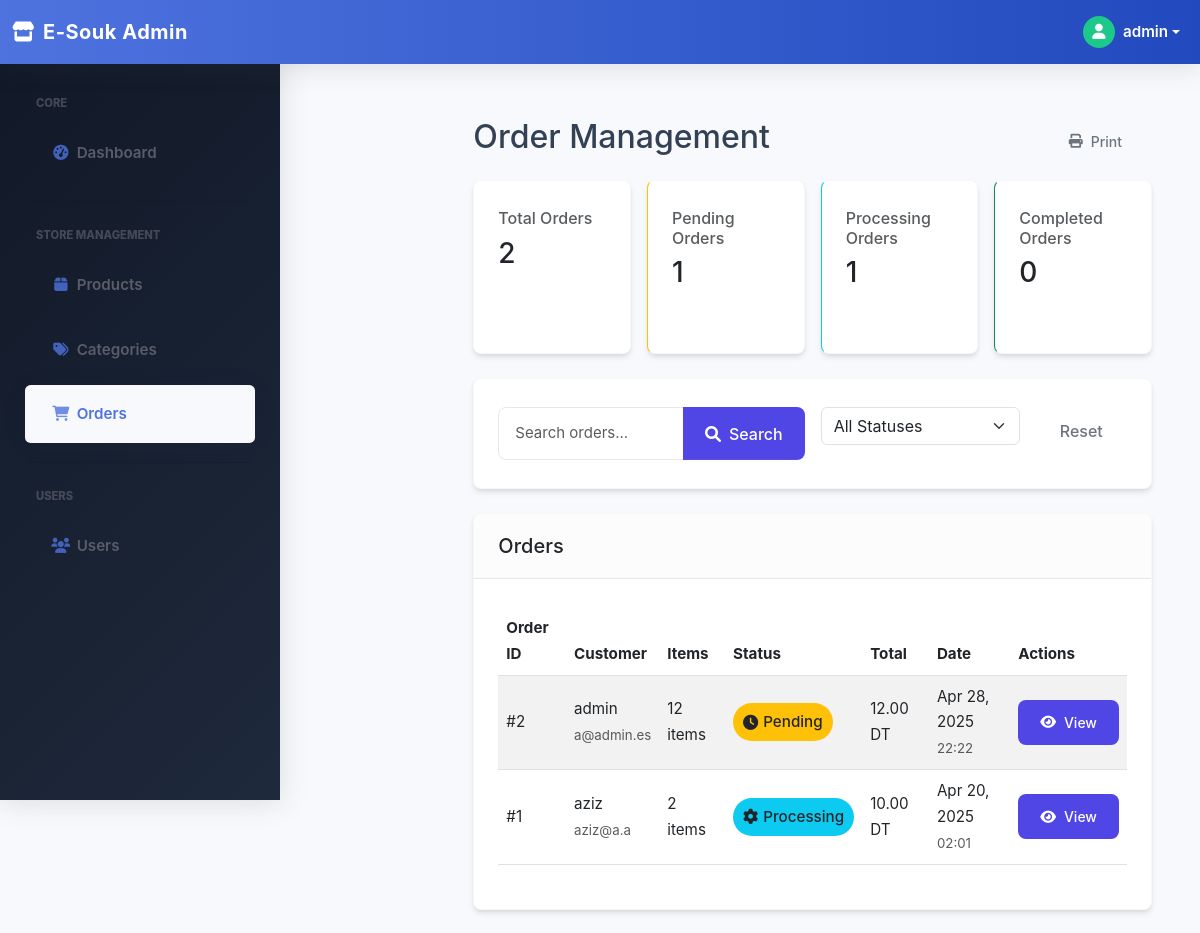
The page /admin/orders.php?order_id=1 (signed in, upper part) on the database as committed earlier.
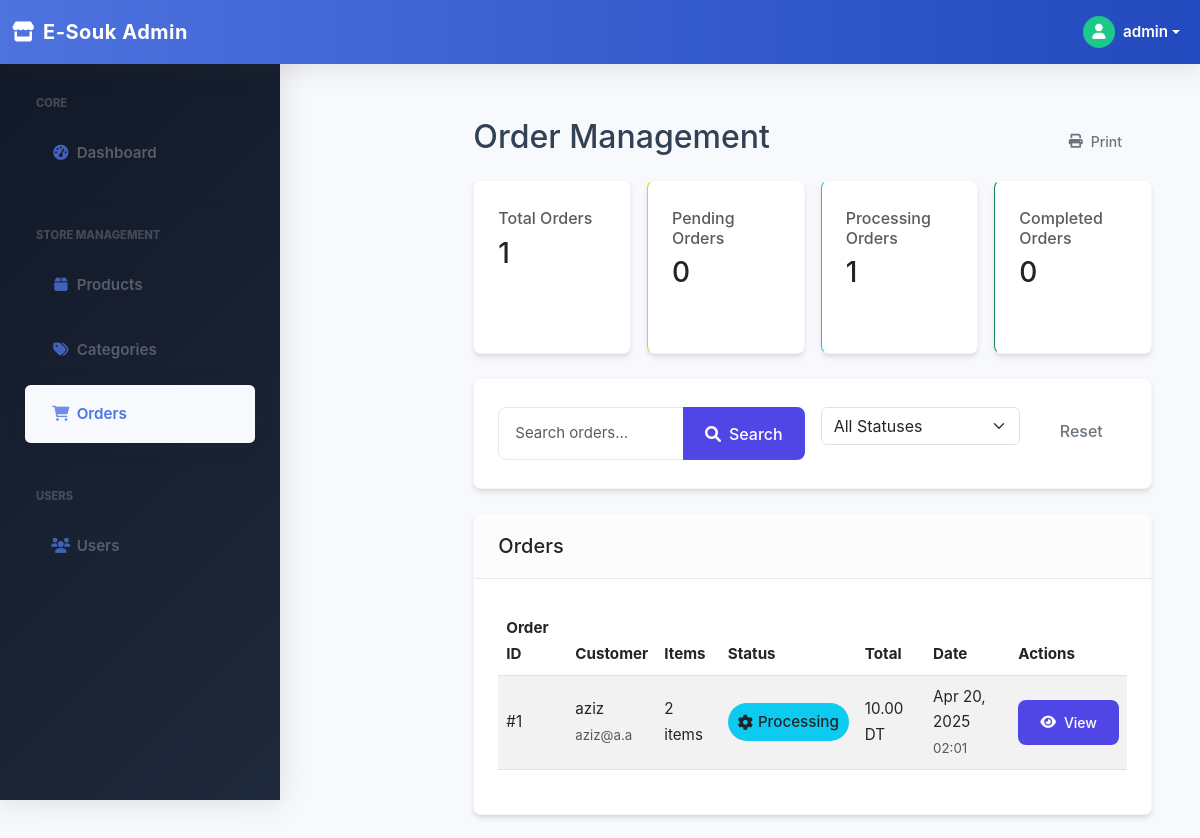
The same page on the database as committed later.
### tables this page shows
CREATE TABLE `orders` (
  `id_order` int NOT NULL AUTO_INCREMENT,
  `user_id` int NOT NULL,
  `order_date` datetime DEFAULT CURRENT_TIMESTAMP,
  `total_price` decimal(10,2) DEFAULT NULL,
  `status` varchar(50) DEFAULT 'Pending',
  PRIMARY KEY (`id_order`),
  KEY `user_id` (`user_id`),
  CONSTRAINT `orders_ibfk_1` FOREIGN KEY (`user_id`) REFERENCES `user` (`id_user`) ON DELETE CASCADE
);

CREATE TABLE `user` (
  `id_user` int NOT NULL AUTO_INCREMENT,
  `name` varchar(100) NOT NULL,
  `email` varchar(100) NOT NULL,
  `password` varchar(255) NOT NULL,
  `role` enum('admin','customer') NOT NULL DEFAULT 'customer',
  `address` varchar(255) DEFAULT NULL,
  `phone` varchar(20) DEFAULT NULL,
  `created_at` datetime DEFAULT CURRENT_TIMESTAMP,
  PRIMARY KEY (`id_user`),
  UNIQUE KEY `email` (`email`)
);

### admin/orders.php (the view, shortened to what the changed rows need)
<?php
$db = Database::getInstance();
$page = isset($_GET['page']) ? intval($_GET['page']) : 1;
$limit = 10;
$offset = ($page - 1) * $limit;
$search = isset($_GET['search']) ? $_GET['search'] : '';
$status_filter = isset($_GET['status']) ? $_GET['status'] : '';
$where_conditions = [];
$params = [];
$where_clause = !empty($where_conditions) ? "WHERE " . implode(" AND ", $where_conditions) : "";
try {
    $count_sql = "
        SELECT COUNT(*) as total
        FROM orders o
        JOIN user u ON o.user_id = u.id_user
        $where_clause
    ";
    $count_stmt = $db->prepare($count_sql);
    $count_stmt->execute($params);
    $total_orders = $count_stmt->fetch(PDO::FETCH_ASSOC)['total'];
} catch (PDOException $e) {
    $error_message = "Error counting orders: " . $e->getMessage();
    $total_orders = 0;
    $total_pages = 1;
}
try {
    $orders_sql = "
        SELECT o.id_order as order_id, o.status, o.total_price, o.order_date, u.name as customer_name,
               u.email, COUNT(op.product_id) as item_count, SUM(op.quantity) as total_items
        FROM orders o
        JOIN user u ON o.user_id = u.id_user
        LEFT JOIN order_product op ON o.id_order = op.order_id
        $where_clause
        GROUP BY o.id_order
        ORDER BY o.order_date DESC
        LIMIT $limit OFFSET $offset
    ";
    $orders_stmt = $db->prepare($orders_sql);
    $orders_stmt->execute($params);
    $orders = $orders_stmt->fetchAll(PDO::FETCH_ASSOC);
} catch (PDOException $e) {
    $error_message = "Error retrieving orders: " . $e->getMessage();
    $orders = [];
}
?>
<!DOCTYPE html>
<html lang="en">
<head>
    <link href="https://cdn.jsdelivr.net/npm/bootstrap@5.3.0/dist/css/bootstrap.min.css" rel="stylesheet">
    <link rel="stylesheet" href="https://cdnjs.cloudflare.com/ajax/libs/font-awesome/6.4.0/css/all.min.css">
    <link rel="stylesheet" href="./css/admin.css" />
</head>
<body>
    <div class="container-fluid">
        <div class="row">
            <?php include 'includes/header.php'; ?>
            <main class="col-md-9 ms-sm-auto col-lg-10 px-md-4 py-4">
                <div class="d-flex justify-content-between flex-wrap flex-md-nowrap align-items-center mb-3">
                    <h1 class="h2">Order Management</h1>
                </div>
                <div class="row g-3 mb-4">
                    <div class="col-md-3">
                        <div class="card order-summary-card h-100">
                            <div class="card-body">
                                <h6 class="text-muted">Total Orders</h6>
                                <h3><?php echo $total_orders; ?></h3>
                            </div>
                        </div>
                    </div>
                    <?php
                    $status_counts = [
                        'Pending' => 0,
                        'Processing' => 0,
                        'Shipped' => 0,
                        'Completed' => 0,
                        'Cancelled' => 0
                    ];
                    try {
                        $status_stmt = $db->query("SELECT status, COUNT(*) as count FROM orders GROUP BY status");
                        while ($row = $status_stmt->fetch(PDO::FETCH_ASSOC)) {
                            if (isset($status_counts[$row['status']])) {
                                $status_counts[$row['status']] = $row['count'];
                            }
                        }
                    } catch (PDOException $e) {
                    }
                    ?>
                    <div class="col-md-3">
                        <div class="card order-summary-card h-100" style="border-left-color: #ffc107;">
                            <div class="card-body">
                                <h6 class="text-muted">Pending Orders</h6>
                                <h3><?php echo $status_counts['Pending']; ?></h3>
                            </div>
                        </div>
                    </div>
                </div>
                <div class="card mb-4">
                    <div class="card-body">
                        <div class="table-responsive">
                            <table class="table table-striped table-hover align-middle">
                                <thead>
                                    <tr>
                                        <th>Order ID</th>
                                        <th>Customer</th>
                                        <th>Items</th>
                                        <th>Status</th>
                                        <th>Total</th>
                                        <th>Date</th>
                                        <th>Actions</th>
                                    </tr>
                                </thead>
                                <tbody>
                                    <?php foreach ($orders as $order): ?>
                                    <tr>
                                        <td>#<?php echo $order['order_id']; ?></td>
                                        <td>
                                            <div><?php echo htmlspecialchars($order['customer_name']); ?></div>
                                            <small class="text-muted"><?php echo htmlspecialchars($order['email']); ?></small>
                                        </td>
                                        <td><?php echo $order['total_items'] ?? 0; ?> items</td>
                                        <td>
                                            <?php
                                                $status_color = 'secondary';
                                                $status_icon = 'circle-question';
                                                switch($order['status']) {
                                                    case 'Pending':
                                                        $status_color = 'warning';
                                                        $status_icon = 'clock';
                                                        break;
                                                    case 'Processing':
                                                        $status_color = 'info';
                                                        $status_icon = 'gear';
                                                        break;
                                                }
                                            ?>
                                            <span class="status-badge bg-<?php echo $status_color; ?>">
                                                <i class="fas fa-<?php echo $status_icon; ?>"></i>
                                                <?php echo htmlspecialchars($order['status']); ?>
                                            </span>
                                        </td>
                                        <td><?php echo number_format($order['total_price'], 2); ?> DT</td>
                                        <td>
                                            <?php
                                                $order_date = new DateTime($order['order_date']);
                                                echo $order_date->format('M d, Y');
                                                echo '<br><small class="text-muted">' . $order_date->format('H:i') . '</small>';
                                            ?>
                                        </td>
                                        <td>
                                            <a href="?order_id=<?php echo $order['order_id']; ?><?php echo !empty($search) ? '&search=' . urlencode($search) : ''; ?><?php echo !empty($status_filter) ? '&status=' . urlencode($status_filter) : ''; ?>&page=<?php echo $page; ?>" class="btn btn-sm btn-primary">
                                                <i class="fas fa-eye"></i> View
                                            </a>
                                        </td>
                                    </tr>
                                    <?php endforeach; ?>
                                </tbody>
                            </table>
                        </div>
                    </div>
                </div>
            </main>
        </div>
    </div>
</body>
</html>

Rows that differ between the two databases and show on the page:
removed orders: id_order "2", user.name "admin", user.email "a@admin.es", total_items "12", status "Pending", total_price "12.00", order_date "Apr 28, 2025", order_date "22:22"
Other text that changed with them:
$total_orders: "2" → "1"
$status_counts['Pending']: "1" → "0"
